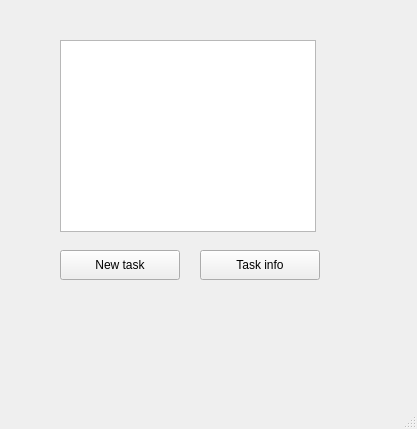
<?xml version="1.0" encoding="UTF-8"?>
<ui version="4.0">
 <class>MainWindow</class>
 <widget class="QMainWindow" name="MainWindow">
  <property name="geometry">
   <rect>
    <x>0</x>
    <y>0</y>
    <width>417</width>
    <height>429</height>
   </rect>
  </property>
  <property name="windowTitle">
   <string>TodoList App</string>
  </property>
  <widget class="QWidget" name="centralwidget">
   <widget class="QPushButton" name="pushButton_NewTask">
    <property name="geometry">
     <rect>
      <x>60</x>
      <y>250</y>
      <width>120</width>
      <height>30</height>
     </rect>
    </property>
    <property name="minimumSize">
     <size>
      <width>120</width>
      <height>30</height>
     </size>
    </property>
    <property name="text">
     <string>New task</string>
    </property>
   </widget>
   <widget class="QListWidget" name="listWidget_Tasks">
    <property name="geometry">
     <rect>
      <x>60</x>
      <y>40</y>
      <width>256</width>
      <height>192</height>
     </rect>
    </property>
   </widget>
   <widget class="QPushButton" name="pushButton_DeleteTask">
    <property name="geometry">
     <rect>
      <x>200</x>
      <y>250</y>
      <width>120</width>
      <height>30</height>
     </rect>
    </property>
    <property name="minimumSize">
     <size>
      <width>120</width>
      <height>30</height>
     </size>
    </property>
    <property name="text">
     <string>Task info</string>
    </property>
   </widget>
  </widget>
  <widget class="QMenuBar" name="menubar">
   <property name="geometry">
    <rect>
     <x>0</x>
     <y>0</y>
     <width>417</width>
     <height>26</height>
    </rect>
   </property>
  </widget>
  <widget class="QStatusBar" name="statusbar"/>
 </widget>
 <resources/>
 <connections/>
</ui>
